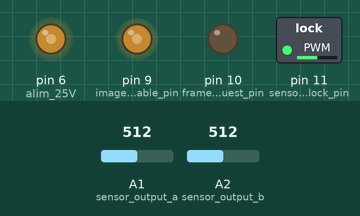
This sketch was run on a simulated Arduino Uno, built with avr-gcc and run on an emulated ATmega328P. On the bench: switched loads named in the sketch (green lamp = pin HIGH), output pins drawn as LEDs (lit = HIGH). The inputs (shaded band) are chosen by the test bench; at power-on: A1 (sensor_output_a) = 512, A2 (sensor_output_b) = 512. What the sketch prints to the serial monitor is not drawn.

Above: at 0.2 s.
Timing chart, 0 to 105.7 s (numbered marks = the images above):
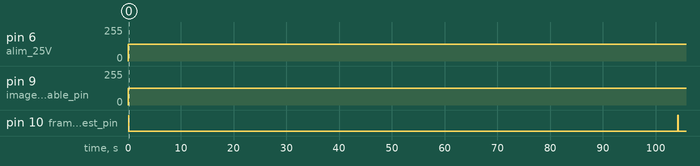

The sketch:

test_clock.ino
```cpp
//
// Use of timer2 to generate a signal for a particular frequency on pin 11
//
//

const int sensor_clock_pin = 11;   // OC2A output pin for ATmega328 boards
int frame_request_pin = 10; // Also called DET_UNKOWN_SIG
int image_enable_pin = 9; // Must be pulled-up
int sensor_output_a = A1;  // Output A
int sensor_output_b = A2;  // Output B

const int alim_25V= 6;


// Constants are computed at compile time

// If you change the prescale value, it affects CS22, CS21, and CS20
// For a given prescale value, the eight-bit number that you
// load into OCR2A determines the frequency according to the
// following formulas:
//
// With no prescaling, an ocr2val of 3 causes the output pin to
// toggle the value every four CPU clock cycles. That is, the
// period is equal to eight slock cycles.
//
// With F_CPU = 16 MHz, the result is 2 MHz.
//
// Note that the prescale value is just for printing; changing it here
// does not change the clock division ratio for the timer!  To change
// the timer prescale division, use different bits for CS22:0 below
const int prescale  = 1;
const int ocr2aval  = 1;
// The following are scaled for convenient printing
//

// Period in microseconds
const float period    = prescale * (ocr2aval+1) / (F_CPU/1.0e6);

// Frequency in Hz
const float freq      = 1.0e6 / period;

void setup()
{
    pinMode(sensor_clock_pin, OUTPUT);
    Serial.begin(9600);

    // Set Timer 2 CTC mode with no prescaling.  OC2A toggles on compare match
    //
    // WGM22:0 = 010: CTC Mode, toggle OC
    // WGM2 bits 1 and 0 are in TCCR2A,
    // WGM2 bit 2 is in TCCR2B
    // COM2A0 sets OC2A (arduino pin 11 on Uno or Duemilanove) to toggle on compare match
    //
    TCCR2A = ((1 << WGM21) | (1 << COM2A0));

    // Set Timer 2  No prescaling  (i.e. prescale division = 1)
    //
    // CS22:0 = 001: Use CPU clock with no prescaling
    // CS2 bits 2:0 are all in TCCR2B
    TCCR2B = (1 << CS20);

    // Make sure Compare-match register A interrupt for timer2 is disabled
    TIMSK2 = 0;
    // This value determines the output frequency
    OCR2A = ocr2aval;
/*

    Serial.print("F_CPU    = ");
    Serial.println(F_CPU);

    Serial.print("Period    = ");
    Serial.print(period);
    Serial.println(" microseconds");
    Serial.print("Frequency = ");
    Serial.print(freq);
    Serial.println(" Hz");
  */
    pinMode(frame_request_pin, OUTPUT);
    pinMode(image_enable_pin, OUTPUT);
    pinMode(sensor_clock_pin, OUTPUT);
    pinMode(alim_25V, OUTPUT);

    pinMode(sensor_output_a, INPUT);
    pinMode(sensor_output_b, INPUT);
}


void loop()
{

  analogWrite(frame_request_pin, 0);
  analogWrite(image_enable_pin, 124);
  analogWrite(alim_25V, 127);
/*
  analogWrite(image_enable_pin, 127);
  analogWrite(alim_25V, 154);
*/
  delay(100);
  analogWrite(frame_request_pin, 255);
  delay(50);
  analogWrite(frame_request_pin, 0);

  for (int i = 0 ; i < 20000; i++) {
    int a = analogRead(sensor_output_a);
    int b = analogRead(sensor_output_b);
    //Serial.print(a);
    //Serial.print(" ");
    Serial.println(b);
  }
}
```

Measured:
- by itself, pin 6 (alim_25V): 0/255 → 127/255 at 0.00 s
- by itself, pin 9 (image_enable_pin): 0/255 → 124/255 at 0.00 s
- by itself, pin 10 (frame_request_pin): alternates HIGH for 0.05 s and LOW for 104 s
